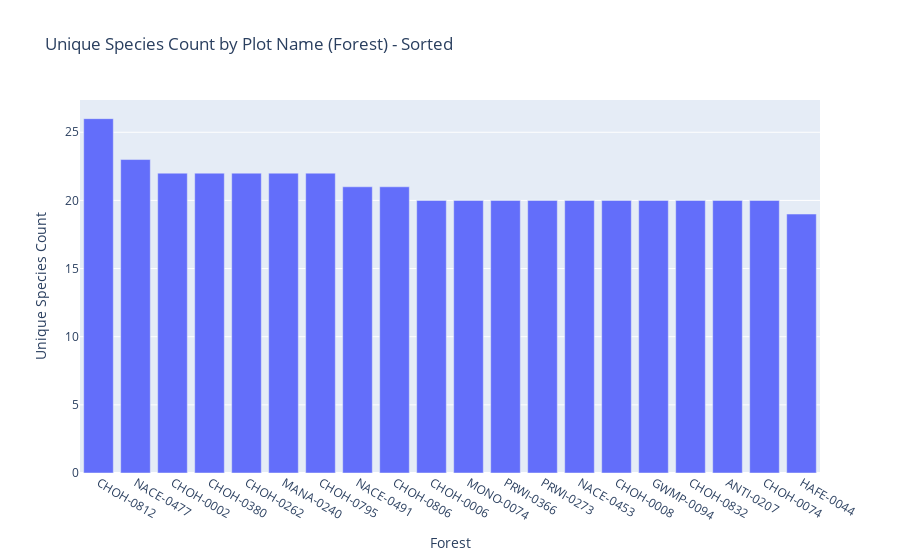

Source (notebook cell):
### Markdown cell above
#### Bar chart for count of unique species by plot name forest

### Code cell
# Create sorted bar charts for unique species count by plot name (location_type:forest) top 20
fig_plot_forest_sorted = px.bar(plot_species_count_forest_sorted.head(20), x='Plot_Name', y='Unique_Species_Count', title='Unique Species Count by Plot Name (Forest) - Sorted')
fig_plot_forest_sorted.update_layout(xaxis_title='Forest', yaxis_title='Unique Species Count')
fig_plot_forest_sorted.show()

### Figure 1 — Plotly figure (JSON) as saved in the notebook; plotly's stock layout.template omitted (floating-point values rounded to 4 significant figures)
{"data": [{"hovertemplate": "Plot_Name=%{x}<br>Unique_Species_Count=%{y}<extra></extra>", "legendgroup": "", "marker": {"color": "#636efa", "pattern": {"shape": ""}}, "name": "", "orientation": "v", "showlegend": false, "textposition": "auto", "type": "bar", "x": ["CHOH-0812", "NACE-0477", "CHOH-0002", "CHOH-0380", "CHOH-0262", "MANA-0240", "CHOH-0795", "NACE-0491", "CHOH-0806", "CHOH-0006", "MONO-0074", "PRWI-0366", "PRWI-0273", "NACE-0453", "CHOH-0008", "GWMP-0094", "CHOH-0832", "ANTI-0207", "CHOH-0074", "HAFE-0044"], "xaxis": "x", "y": [26, 23, 22, 22, 22, 22, 22, 21, 21, 20, 20, 20, 20, 20, 20, 20, 20, 20, 20, 19], "yaxis": "y"}], "layout": {"barmode": "relative", "legend": {"tracegroupgap": 0}, "title": {"text": "Unique Species Count by Plot Name (Forest) - Sorted"}, "xaxis": {"anchor": "y", "domain": [0, 1], "title": {"text": "Forest"}}, "yaxis": {"anchor": "x", "domain": [0, 1], "title": {"text": "Unique Species Count"}}}}
